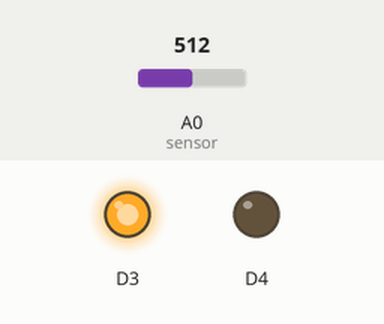
This sketch was run on a simulated ESP8266 (NodeMCU). Parts: output pins drawn as LEDs (lit = HIGH). The test bench sets the inputs (shaded band); at power-on: A0 (sensor) = 512. WiFi joins after 1.5 s; servers stay silent unless stated; what the sketch prints to the serial monitor is not drawn.

Above: at 3.2 s.
3.3 s: A0 (sensor) set to 22
4.8 s: A0 (sensor) set to 17
At 6.0 s:
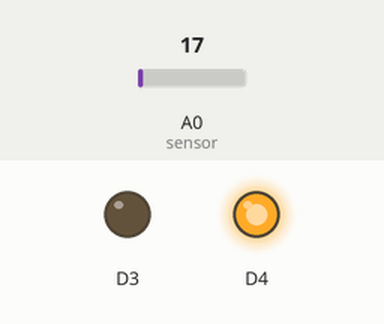
6.3 s: A0 (sensor) set to 122
At 7.3 s:
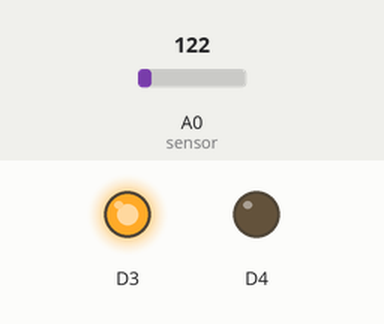
7.8 s: A0 (sensor) set to 10
At 8.6 s:
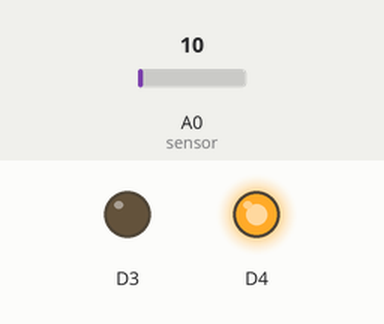
Timing chart, 0 to 10.3 s (numbered marks = the images above; inputs shaded):
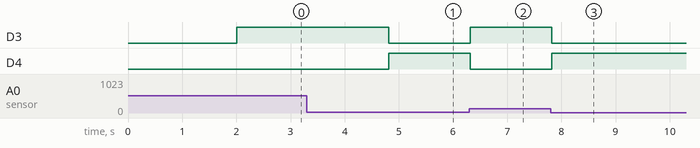

Measured:
- the behaviour switches between 20 and 19 on A0 (sensor) (found by bisection; images 0 and 1)
- after the input at 3.3 s, every drawn part: stays the same
- after the input at 4.8 s, D3: HIGH → LOW at once; D4: LOW → HIGH at once
- after the input at 6.3 s, D3: LOW → HIGH at once; D4: HIGH → LOW at once
- after the input at 7.8 s, D3: HIGH → LOW at once; D4: LOW → HIGH at once

The sketch:

extra.ino
```cpp
// for esp8266 IP Address: 172.20.10.12

#include <ESP8266WiFi.h>
#include <ESP8266WebServer.h>

// Wi-Fi credentials
const char* ssid = "uwontop";
const char* password = "password";

// Create a web server on port 80
ESP8266WebServer server(80);

void handleRoot() {
  int level = analogRead(A0);  // Read force sensor value
  server.send(200, "text/plain", String(level)); // Send as plain text
}

void setup() {
  Serial.begin(9600);

  pinMode(D3, OUTPUT);
  pinMode(D4, OUTPUT);

  // Connect to Wi-Fi
  WiFi.begin(ssid, password);
  while (WiFi.status() != WL_CONNECTED) {
    delay(1000);
    Serial.println("Connecting to WiFi...");
  }

  Serial.println("Connected to WiFi");
  Serial.print("IP Address: ");
  Serial.println(WiFi.localIP());

  // Define route for HTTP GET request
  server.on("/", handleRoot);

  // Start the server
  server.begin();
}

void loop() {
  server.handleClient();  // Handle incoming HTTP requests

  int level = analogRead(A0);

  // LED control based on force sensor value
  digitalWrite(D3, level < 20 ? LOW : HIGH);
  digitalWrite(D4, level < 20 ? HIGH : LOW);

  delay(100); // Small delay for stability
}
```
